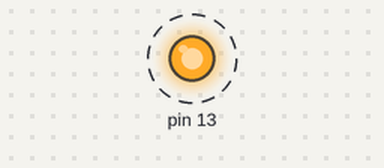
Bench run of a sketch on a simulated Arduino Uno, built with avr-gcc and run on an emulated ATmega328P. On the bench: output pins drawn as LEDs (lit = HIGH). Dashed ring = blinking. What the sketch prints to the serial monitor is not drawn.

Above: at 0.5 s.
Timing chart, 0 to 4.6 s (numbered marks = the images above):
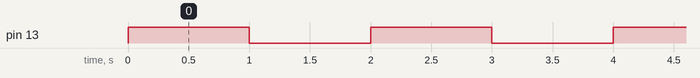

Measured:
- by itself, pin 13: alternates HIGH for 1.0 s and LOW for 1.0 s

The sketch:

midi.ino
```cpp
const int NOTE_OFF = 0x80;
const int NOTE_ON = 0x90;


void setup() {
  Serial.begin(31250);
  pinMode(13, OUTPUT);
}

void loop() {
  midiCommand(NOTE_ON, 60, 127);
  digitalWrite(13, HIGH);
  delay(1000);
  midiCommand(NOTE_OFF, 60, 0);
  digitalWrite(13, LOW);
  delay(1000);
}

void midiCommand(int cmd, int pitch, int velocity) {
  Serial.write(cmd);
  Serial.write(pitch);
  Serial.write(velocity);
}
```
